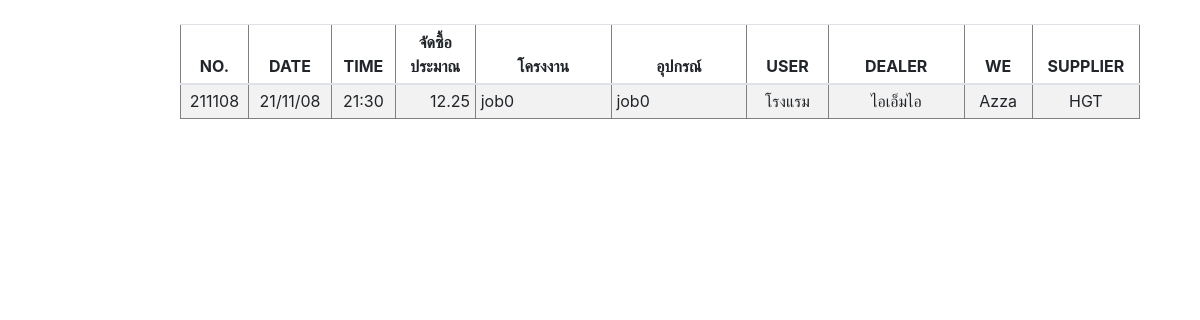
/customer/customer_look_up.php, run on an earlier commit of the app's database.
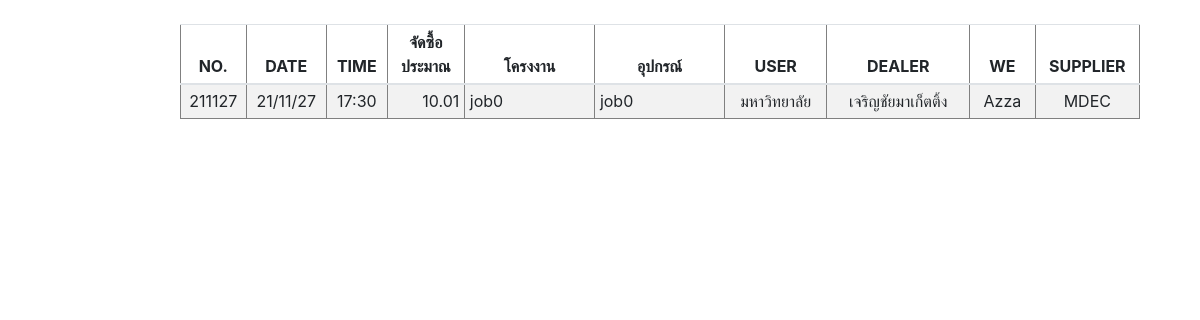
And on a later commit of the database.
### tables this page shows
CREATE TABLE `customer` (
  `REF_NO` varchar(255) NOT NULL,
  `CUSTOMER_ID` int(10) NOT NULL,
  `CREATE_DATE` varchar(255) NOT NULL,
  `TIME` varchar(255) NOT NULL,
  `AMOUNT` float NOT NULL,
  `PROJECT` varchar(255) NOT NULL,
  `EQUIPMENT` varchar(255) NOT NULL,
  `USER` varchar(255) NOT NULL,
  `UNIT` varchar(255) DEFAULT NULL,
  `BRANDNAME` varchar(255) NOT NULL,
  `SERIES` varchar(255) NOT NULL,
  `LOGO` varchar(255) DEFAULT NULL,
  `PROVINCE` varchar(255) NOT NULL,
  `DISTRICT` varchar(255) NOT NULL,
  `SUBDISTRICT` varchar(255) NOT NULL,
  `ZIPCODE` varchar(5) NOT NULL,
  `CONTACT` varchar(255) NOT NULL,
  `DEPARTMENT` varchar(255) NOT NULL,
  `NAME` varchar(255) NOT NULL,
  `PHONE` varchar(10) NOT NULL,
  `EMAIL` varchar(255) NOT NULL,
  `DEALER` varchar(255) NOT NULL,
  `WE` varchar(255) NOT NULL DEFAULT 'Azza',
  `SUPPLIER` varchar(255) NOT NULL
);

### customer/customer_look_up.php (the view, shortened to what this page needs)
<?php
$conn=new Databases;
$conn = $conn->__construct();
$JOB = $_POST['SEARCH_JOB'];
$query = "SELECT * FROM customer WHERE CUSTOMER_ID LIKE '%$JOB%' OR REF_NO LIKE '%$JOB%'";
$result = mysqli_query($conn, $query);
?>
<!DOCTYPE html PUBLIC "-//W3C//DTD XHTML 1.0 Transitional//EN" "http://www.w3.org/TR/xhtml1/DTD/xhtml1-transitional.dtd">
<html xmlns="http://www.w3.org/1999/xhtml">
<head>
<link rel="stylesheet" href="https://cdn.jsdelivr.net/npm/bootstrap@4.6.0/dist/css/bootstrap.min.css">
    <link href="https://unpkg.com/gijgo@1.9.13/css/gijgo.min.css" rel="stylesheet" type="text/css" />
</head>
<body>
<br>
<table border='1' style="width:80%;margin-left:15%" class="table table-striped table-sm">
  <thead align="center">
    <tr>
      <th>NO.</th>
      <th>DATE</th>
      <th>TIME</th>
      <th>จัดซื้อประมาณ</th>
      <th>โครงงาน</th>
      <th>อุปกรณ์</th>
      <th>USER</th>
      <th>DEALER</th>
      <th>WE</th>
      <th>SUPPLIER</th>
    </tr>
  </thead>
  <tbody>
      <?php
		while($row = mysqli_fetch_array($result))
		{$idx=0;
		?>
		<tr id=<?php echo $row["CUSTOMER_ID"] ;?>>
    	<td width="2%" align="center"><nobr><?php echo $row[$idx]; ?></nobr></td>
    	<td width="3%" align="center"><nobr><?php echo $row["CREATE_DATE"]; ?></nobr></td>
    	<td width="3%" align="center"><nobr><?php echo $row["TIME"]; ?></nobr></td>
    	<td width="5%" align="right"><nobr><?php echo number_format($row["AMOUNT"],2); ?></nobr></td>
    	<td width="10%" align="left"><nobr><?php echo $row["PROJECT"]; ?></nobr></td>
        <td width="10%" align="left"><nobr><?php echo $row["EQUIPMENT"]; ?></nobr></td>
        <td width="6%" align="center"><nobr><?php echo $row["USER"]; ?></nobr></td>
        <td width="10%" align="center"><nobr><?php echo $row["DEALER"]; ?></nobr></td>
        <td width="5%" align="center"><nobr><?php echo $row["WE"]; ?></nobr></td>
        <td width="5%" align="center"><nobr><?php echo $row["SUPPLIER"]; ?></nobr></td>
		</tr>
		<?php
	}
?>
   </tbody>
</table>
</body>
</body>
</html>

What changed in the data, as far as the page shows it:
changed customer "job0": REF_NO "211108" → "211127"; CREATE_DATE "21/11/08" → "21/11/27"; TIME "21:30" → "17:30"; AMOUNT "12.25" → "10.01"; USER "โรงแรม" → "มหาวิทยาลัย"; DEALER "ไอเอ็มไอ" → "เจริญชัยมาเก็ตติ้ง"; SUPPLIER "HGT" → "MDEC"
